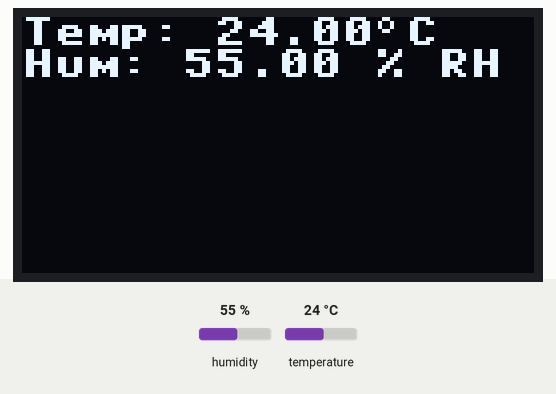
Recording of a program running on a simulated ESP8266 board running MicroPython. On the bench: 128×64 one-colour display. The test bench sets the inputs (shaded band); at power-on: humidity 55 %, temperature 24 °C. What the program prints to the serial console is not drawn.

Above: at 1.2 s.
1.3 s: humidity set to 22 %
At 3.1 s:
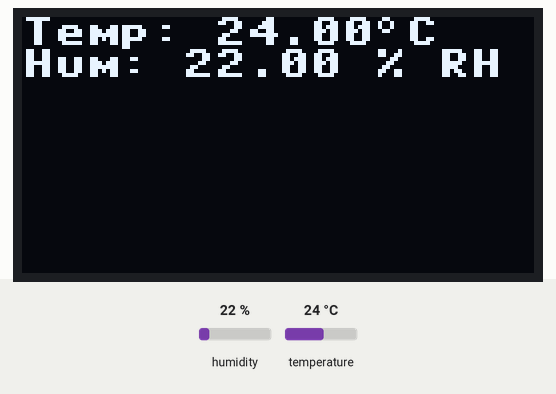
3.6 s: temperature set to 12 °C
At 5.4 s:
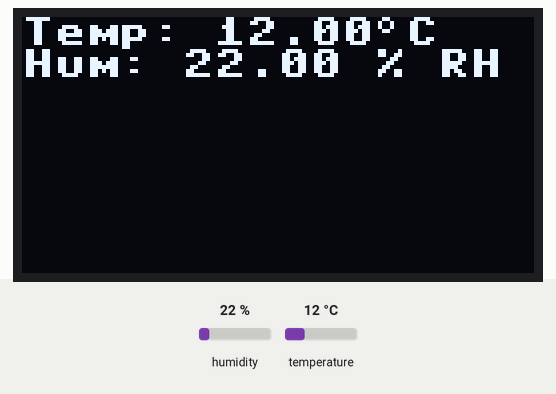
5.7 s: humidity set to 40 %
At 7.1 s:
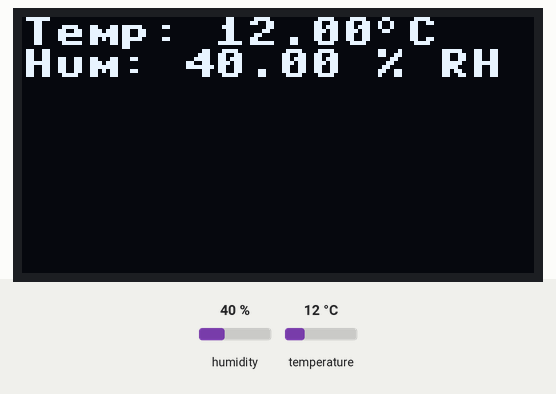
7.8 s: temperature set to 19 °C
Timing chart, 0 to 10.8 s (numbered marks = the images above; inputs shaded):
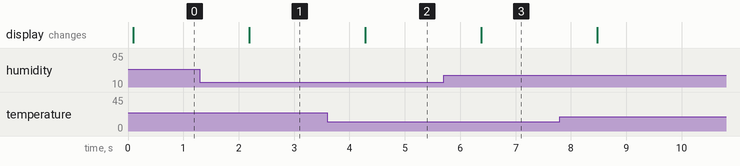

The program:

i2c_ssd1306.py
```python
#main.py
import dht, time
import ssd1306
from machine import Pin, I2C

i2c = I2C(scl=Pin(5), sda=Pin(4))
oled = ssd1306.SSD1306_I2C(128, 64, i2c)
bitlist=[(2,0),(3,0),(1,1),(4,1),(1,2),(4,2),(2,3),(3,3)]

DHTPIN = Pin(12, Pin.IN)
dht22 = dht.DHT22(DHTPIN)


def custom_char(oled, x, y, bitlist, col=1):
   for i in bitlist:
       oled.pixel(x*8+i[0], y*8+i[1], col)

dht22.measure()

while True:
    print("Measuring.")
    retry = 0
    while retry < 3:
        try:
            dht22.measure()
            break
        except:
            retry = retry + 1
            print(".")

    print("")

    if retry < 3:
        oled_temp = "Temp: %3.2f C" % dht22.temperature()
        oled_hum = "Hum: %3.2f %% RH" % dht22.humidity()
        oled.fill(0)
        oled.text(oled_temp, 0, 0)
        oled.text(oled_hum, 0, 8)
        custom_char(oled, 11, 0, bitlist)
        oled.show()
    time.sleep(1)
```

Measured:
- after the input at 1.3 s, the display: changes after 0.89 s (image 1)
- after the input at 3.6 s, the display: changes after 0.69 s (image 2)
- after the input at 5.7 s, the display: changes after 0.68 s (image 3)
